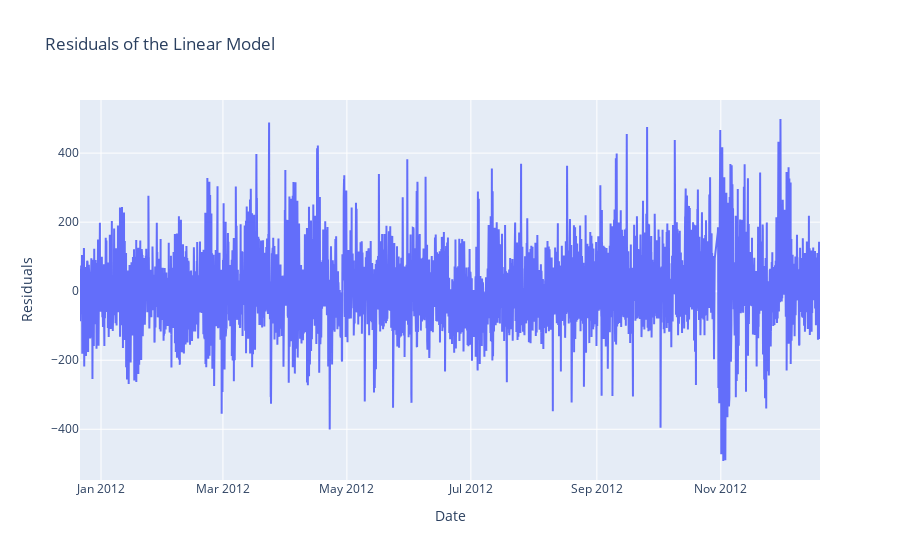

The code cell stored with this chart in its notebook:
### Markdown cell above
## Using linear Model

### Code cell
# fit a linear model and analyze the PACF and ACF of the residuals using sklearn
from statsmodels.tsa.stattools import pacf, acf
from statsmodels.graphics.tsaplots import plot_acf, plot_pacf
from statsmodels.regression.linear_model import OLS
from statsmodels.tools import add_constant
import matplotlib.pyplot as plt


# Fit a linear model to X_train and y_train
model = OLS(y_train, add_constant(X_train)).fit()

# Get the residuals from the model
residuals = model.resid

# Plot the residuals
fig = go.Figure()
fig.add_trace(go.Scatter(x=y_train.index, y=residuals, mode='lines', name='residuals'))
fig.update_layout(title='Residuals of the Linear Model', xaxis_title='Date', yaxis_title='Residuals')
fig.show()

# Plot the ACF and PACF of the residuals
#fig, ax = plt.subplots(1, 2, figsize=(14, 4))
#plot_acf(residuals, ax=ax[0], lags=24*7)
plot_pacf(residuals, lags=24)
plt.show()

### Figure 1 — Plotly figure (JSON) as saved in the notebook; plotly's stock layout.template omitted (floating-point values rounded to 4 significant figures; data arrays with more than 128 entries replaced by an {"elided": "..."} marker saying what was removed)
{"data": [{"mode": "lines", "name": "residuals", "type": "scatter", "x": {"elided": "8689 str values"}, "y": {"elided": "8689 float values"}}], "layout": {"title": {"text": "Residuals of the Linear Model"}, "xaxis": {"title": {"text": "Date"}}, "yaxis": {"title": {"text": "Residuals"}}}}
